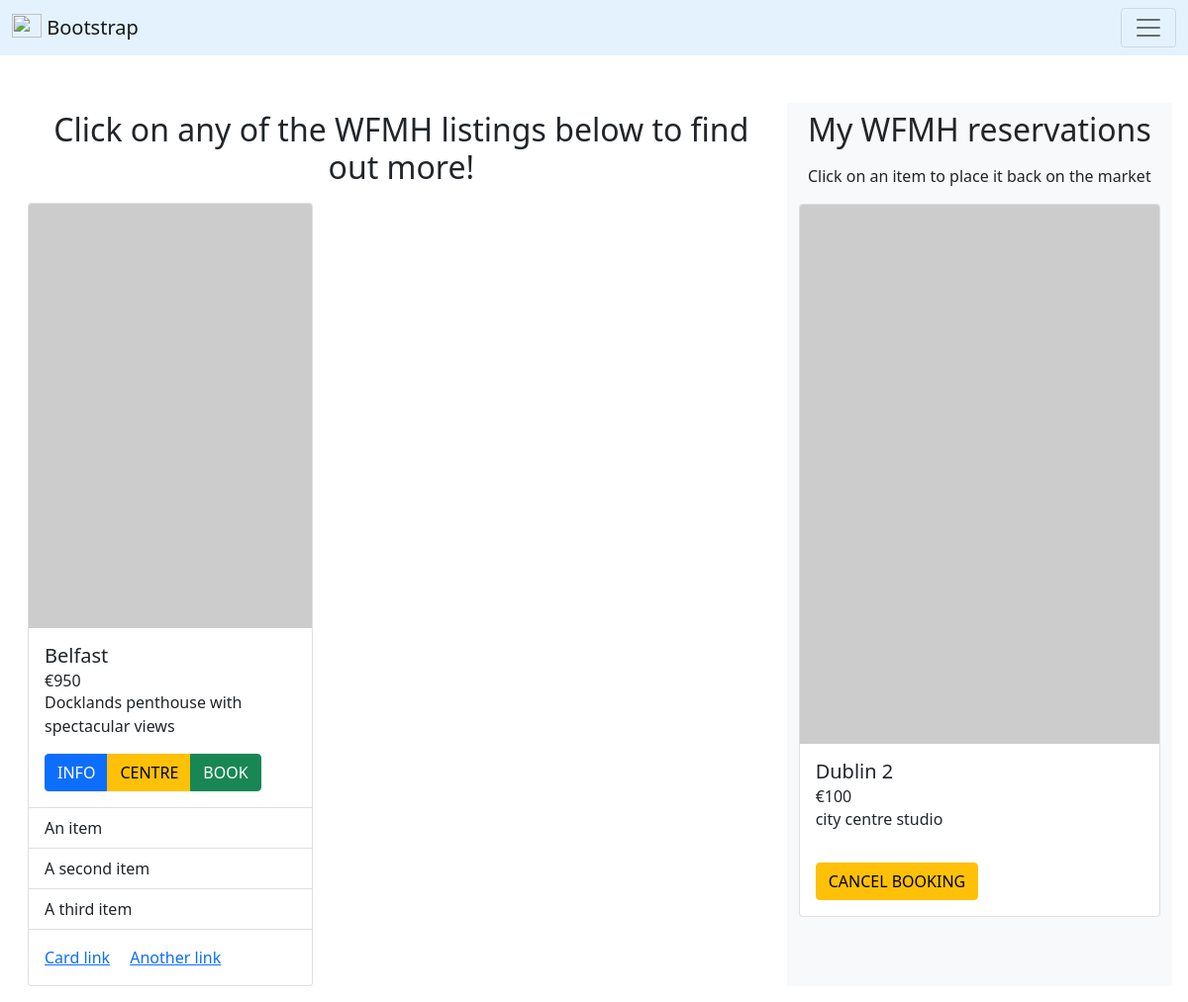
Screenshot of /browse (signed in) with the database file from the repository.
### wfmh/models.py (models this page shows, shortened)
class Home(db.Model):
    id = db.Column(db.Integer(), primary_key=True)
    summary = db.Column(db.String(length=50), nullable=False, unique=True)
    location = db.Column(db.String(length=25), nullable=False)
    owner_email = db.Column(db.String(length=50), nullable=False)
    daily_rate = db.Column(db.Integer(), nullable=False)
    reserved_by = db.Column(db.Integer(), db.ForeignKey('worker.id'))

### wfmh/routes.py (the view, shortened to what this page needs)
@app.route("/browse", methods=['GET', 'POST'])
@login_required
def browse_homes():
    booking_form = WFMHBookingForm()
    cancellation_form = WFMHCancellationForm()
    if request.method == 'GET':
        available_homes = Home.query.filter_by(reserved_by=None)
        my_homes = Home.query.filter_by(reserved_by=current_user.id)
        return render_template('browse.html', available_homes=available_homes, my_homes=my_homes, b_form=booking_form, c_form=cancellation_form)

### wfmh/models.py (called while the page is built)
@login_manager.user_loader
def load_user(user_id):
    return Worker.query.get(int(user_id))

    @property
    def format_wallet(self):
        return f'€{self.wallet:,}'

### wfmh/templates/browse.html (shortened to what this page needs)
{% extends 'base.html' %} {% block title %} WFMH | Browse {% endblock %} {%
block content %}
<div class="row m-3">
  <div class="col-md-8">
    <h2 class="text-center mb-3 pt-2 px-2">
      Click on any of the WFMH listings below to find out more!
    </h2>
    {% for home in available_homes %} {% include 'helpers/modals_booking.html'
    <div class="card" style="width: 18rem">
      <img src="https://picsum.photos/400/600" class="card-img-top" alt="..." />
      <div class="card-body">
        <h5 class="card-title">{{ home.location }}</h5>
        <h6 class="card-subtitle">€{{ home.daily_rate }}</h6>
        <p class="card-text">{{ home.summary }}</p>
        <div
          class="btn-group"
          role="group"
          aria-label="Basic mixed styles example"
        >
          <button
            type="button"
            class="btn btn-primary"
            data-bs-toggle="modal"
            data-bs-target="#infoModal{{ home.id }}"
          >
            INFO
          </button>
          <button type="button" class="btn btn-warning">CENTRE</button>
          <button
            type="button"
            class="btn btn-success"
            data-bs-toggle="modal"
            data-bs-target="#bookingModal{{ home.id }}"
          >
            BOOK
          </button>
        </div>
      </div>
      <ul class="list-group list-group-flush">
        <li class="list-group-item">An item</li>
        <li class="list-group-item">A second item</li>
        <li class="list-group-item">A third item</li>
      </ul>
      <div class="card-body">
        <a href="#" class="card-link">Card link</a>
        <a href="#" class="card-link">Another link</a>
      </div>
    </div>
    {% endfor %}
  </div>
  <div class="col-md-4 bg-light">
    <h2 class="text-center mb-3 pt-2 px-2">My WFMH reservations</h2>
    <p class="text-center mb-3">
      Click on an item to place it back on the market
    </p>
    {% for home in my_homes %} {% include 'helpers/modals_cancellation.html'
    <div class="card">
      <img src="https://picsum.photos/300/450" class="card-img-top" alt="..." />
      <div class="card-body">
        <h5 class="card-title">{{ home.location }}</h5>
        <h6 class="card-subtitle">€{{ home.daily_rate }}</h6>
        <p class="card-text">{{ home.summary }}</p>
      </div>
      <div class="card-body">
        <button
          type="button"
          class="btn btn-warning"
          data-bs-toggle="modal"
          data-bs-target="#cancellationModal{{ home.id }}"
        >
          CANCEL BOOKING
        </button>
      </div>
    </div>
    {% endfor %}
  </div>
</div>
{% endblock %}

### rows the page displays
Home: location "Belfast", daily_rate "950", summary "Docklands penthouse with spectacular views"
Home: location "Dublin 2", daily_rate "100", summary "city centre studio"
